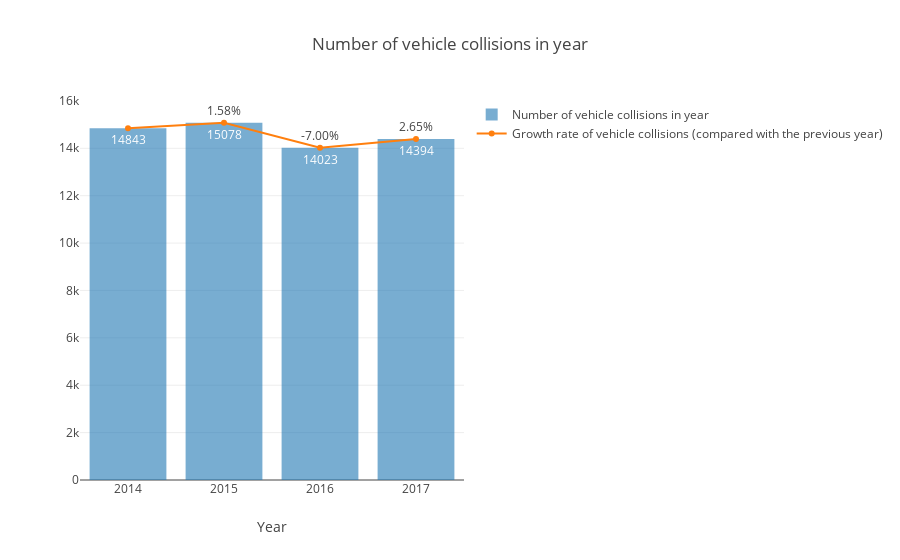

The cell this chart's notebook holds for it:
### Markdown cell above
### 2.1 Overview

### Code cell
countOfCollision = df_csv1417.groupby(['Year']).size()
growthRate = (countOfCollision.pct_change()*100).apply(lambda x: '' if pd.isna(x) else format(x,'.2f') + '%')
barOfYear = go.Bar(x = range(2014,2018), 
                   y = countOfCollision,
                   text = countOfCollision,
                   textposition = 'auto',
                   opacity=0.6, 
                   name = 'Number of vehicle collisions in year')
scatterOfYear = go.Scatter(x = range(2014,2018), 
                           y = countOfCollision,
                           text = growthRate,
                           mode = 'lines+text+markers',
                           textposition = 'top center',
                           name = 'Growth rate of vehicle collisions (compared with the previous year)')

fig = dict(data = [barOfYear,scatterOfYear], 
           layout = go.Layout(title = 'Number of vehicle collisions in year', xaxis=dict(title='Year', dtick=1)))
iplot(fig)

print("Total number of cases: " + str(countOfCollision.sum()))

### Figure 1 — Plotly figure (JSON) as saved in the notebook; plotly's stock layout.template omitted (floating-point values rounded to 4 significant figures)
{"data": [{"name": "Number of vehicle collisions in year", "opacity": 0.6, "text": ["14843", "15078", "14023", "14394"], "textposition": "auto", "type": "bar", "uid": "ac0cc972-aa44-11e8-9fa6-0800275aa47c", "x": [2014, 2015, 2016, 2017], "y": [14843, 15078, 14023, 14394]}, {"mode": "lines+text+markers", "name": "Growth rate of vehicle collisions (compared with the previous year)", "text": ["", "1.58%", "-7.00%", "2.65%"], "textposition": "top center", "type": "scatter", "uid": "ac0ccd96-aa44-11e8-9fa6-0800275aa47c", "x": [2014, 2015, 2016, 2017], "y": [14843, 15078, 14023, 14394]}], "layout": {"title": "Number of vehicle collisions in year", "xaxis": {"dtick": 1, "title": "Year"}}}
